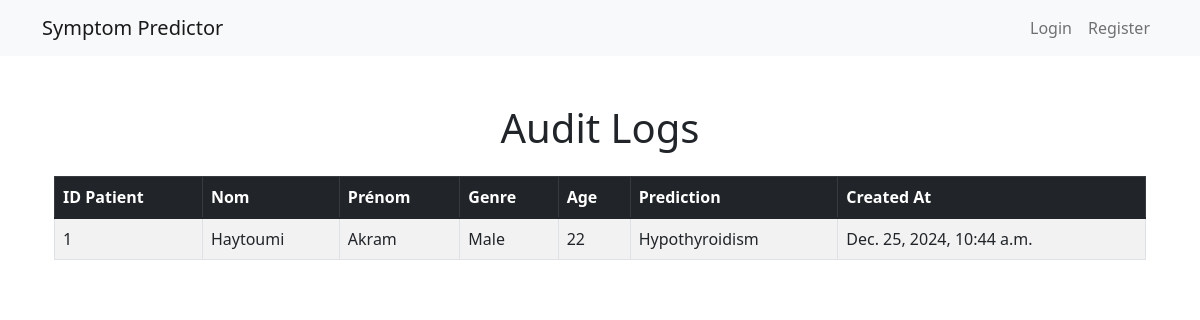
The app's page /audit_logs/, older data.
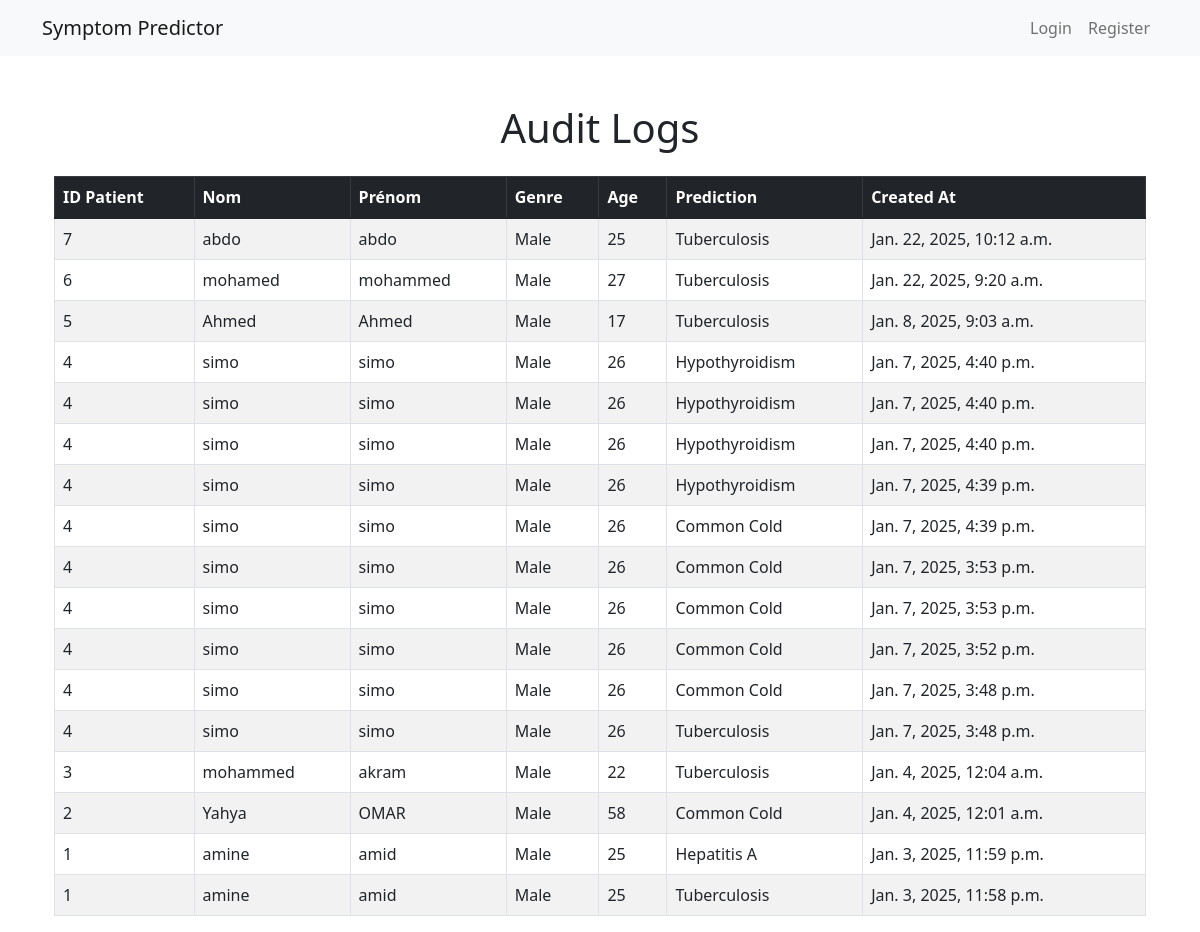
The same page, newer data.
### predictor/models.py (models this page shows, shortened)
class AuditLogs(models.Model):
    id_patient = models.CharField(max_length=100)
    nom = models.CharField(max_length=100)
    prenom = models.CharField(max_length=100)
    genre = models.CharField(max_length=10)
    age = models.IntegerField()
    prediction = models.CharField(max_length=100)
    created_at = models.DateTimeField(auto_now_add=True)

### predictor/views.py (the view)
# urls.py: path('audit_logs/', views.audit_logs_view, name='audit_logs'),
def audit_logs_view(request):
    logs = AuditLogs.objects.all().order_by('-created_at')  # Fetch and order logs by creation date
    return render(request, 'predictor/audit_logs.html', {'logs': logs})

### predictor/templates/predictor/audit_logs.html
{% extends 'predictor/base.html' %}
{% block content %}
    <div class="container mt-5">
        <h1 class="text-center">Audit Logs</h1>
        <table class="table table-bordered table-striped mt-4">
            <thead class="table-dark">
                <tr>
                    <th>ID Patient</th>
                    <th>Nom</th>
                    <th>Prénom</th>
                    <th>Genre</th>
                    <th>Age</th>
                    <th>Prediction</th>
                    <th>Created At</th>
                </tr>
            </thead>
            <tbody>
                {% for log in logs %}
                <tr>
                    <td>{{ log.id_patient }}</td>
                    <td>{{ log.nom }}</td>
                    <td>{{ log.prenom }}</td>
                    <td>{{ log.genre }}</td>
                    <td>{{ log.age }}</td>
                    <td>{{ log.prediction }}</td>
                    <td>{{ log.created_at }}</td>
                </tr>
                {% endfor %}
            </tbody>
        </table>
    </div>
    {% endblock %}

### predictor/templates/predictor/base.html (shortened to what this page needs)
<!DOCTYPE html>
<html lang="en">
<head>
    <link href="https://cdn.jsdelivr.net/npm/bootstrap@5.1.3/dist/css/bootstrap.min.css" rel="stylesheet">
</head>
<body>
    <nav class="navbar navbar-expand-lg navbar-light bg-light">
        <div class="container d-flex justify-content-between">
            <a class="navbar-brand" href="/">Symptom Predictor</a>
            <div class="collapse navbar-collapse">
                <ul class="navbar-nav ms-auto">
                    {% if user.is_authenticated %}
                        <li class="nav-item d-flex align-items-center me-3">
                            <span class="navbar-text">Hello, {{ user.username }}!</span>
                        </li>
                        <li class="nav-item">
                            <a class="nav-link" href="/predictSymptom/">Predict Symptoms</a>
                        </li>
                        <li class="nav-item">
                            <a class="nav-link" href="/audit_logs/">Audit Logs</a>
                        </li>
                        <li class="nav-item">
                            <a class="nav-link" href="/chatbot/">ChatBot</a>
                        </li>
                        <li class="nav-item">
                            <a class="nav-link" href="/accounts/logout/">Logout</a>
                        </li>
                    {% else %}
                        <li class="nav-item"><a class="nav-link" href="/accounts/login/">Login</a></li>
                        <li class="nav-item"><a class="nav-link" href="/accounts/register/">Register</a></li>
                    {% endif %}
                </ul>
            </div>
        </div>
    </nav>
    <div class="container mt-4">
        {% block content %}{% endblock %}
    </div>
</body>
</html>

Row changes from the older to the newer data that the page shows:
added AuditLogs: id_patient "7", nom "abdo", prenom "abdo", genre "Male", age "25", prediction "Tuberculosis", created_at "Jan. 22, 2025, 10:12 a.m."
added AuditLogs: id_patient "6", nom "mohamed", prenom "mohammed", genre "Male", age "27", prediction "Tuberculosis", created_at "Jan. 22, 2025, 9:20 a.m."
added AuditLogs: id_patient "5", nom "Ahmed", prenom "Ahmed", genre "Male", age "17", prediction "Tuberculosis", created_at "Jan. 8, 2025, 9:03 a.m."
added AuditLogs: id_patient "4", nom "simo", prenom "simo", genre "Male", age "26", prediction "Hypothyroidism", created_at "Jan. 7, 2025, 4:40 p.m."
added AuditLogs: id_patient "4", nom "simo", prenom "simo", genre "Male", age "26", prediction "Hypothyroidism", created_at "Jan. 7, 2025, 4:40 p.m."
added AuditLogs: id_patient "4", nom "simo", prenom "simo", genre "Male", age "26", prediction "Hypothyroidism", created_at "Jan. 7, 2025, 4:40 p.m."
added AuditLogs: id_patient "4", nom "simo", prenom "simo", genre "Male", age "26", prediction "Hypothyroidism", created_at "Jan. 7, 2025, 4:39 p.m."
added AuditLogs: id_patient "4", nom "simo", prenom "simo", genre "Male", age "26", prediction "Common Cold", created_at "Jan. 7, 2025, 4:39 p.m."
added AuditLogs: id_patient "4", nom "simo", prenom "simo", genre "Male", age "26", prediction "Common Cold", created_at "Jan. 7, 2025, 3:53 p.m."
added AuditLogs: id_patient "4", nom "simo", prenom "simo", genre "Male", age "26", prediction "Common Cold", created_at "Jan. 7, 2025, 3:53 p.m."
added AuditLogs: id_patient "4", nom "simo", prenom "simo", genre "Male", age "26", prediction "Common Cold", created_at "Jan. 7, 2025, 3:52 p.m."
added AuditLogs: id_patient "4", nom "simo", prenom "simo", genre "Male", age "26", prediction "Common Cold", created_at "Jan. 7, 2025, 3:48 p.m."
added AuditLogs: id_patient "4", nom "simo", prenom "simo", genre "Male", age "26", prediction "Tuberculosis", created_at "Jan. 7, 2025, 3:48 p.m."
added AuditLogs: id_patient "3", nom "mohammed", prenom "akram", genre "Male", age "22", prediction "Tuberculosis", created_at "Jan. 4, 2025, 12:04 a.m."
added AuditLogs: id_patient "2", nom "Yahya", prenom "OMAR", genre "Male", age "58", prediction "Common Cold", created_at "Jan. 4, 2025, 12:01 a.m."
added AuditLogs: id_patient "1", nom "amine", prenom "amid", genre "Male", age "25", prediction "Hepatitis A", created_at "Jan. 3, 2025, 11:59 p.m."
changed AuditLogs: nom "Haytoumi" → "amine"; prenom "Akram" → "amid"; age "22" → "25"; prediction "Hypothyroidism" → "Tuberculosis"; created_at "Dec. 25, 2024, 10:44 a.m." → "Jan. 3, 2025, 11:58 p.m."
